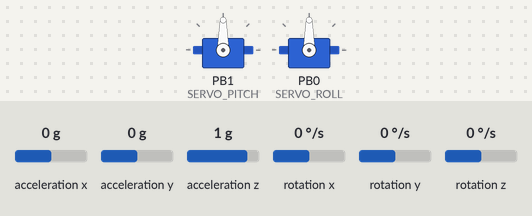
The program below on a simulated STM32 Blue Pill. Shown: 2 × servo. Inputs (shaded band) come from the test bench; at power-on: acceleration x 0 g, acceleration y 0 g, acceleration z 1 g, rotation x 0 °/s, rotation y 0 °/s, rotation z 0 °/s. What the program prints to the serial monitor is not drawn.

Above: at 4.2 s.
4.3 s: acceleration x set to -1.4 g
At 5.4 s:
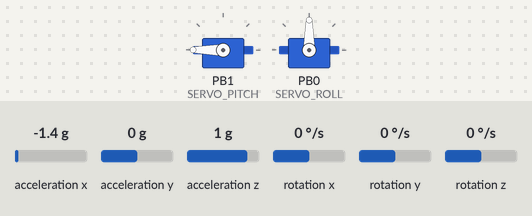
5.8 s: acceleration x set to 0.8 g
At 8.6 s:
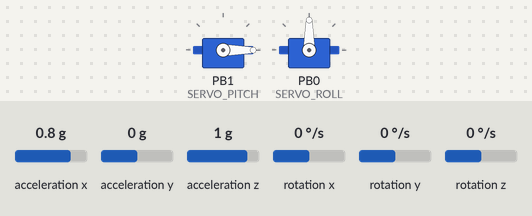
8.8 s: acceleration y set to -1.4 g
At 10.1 s:
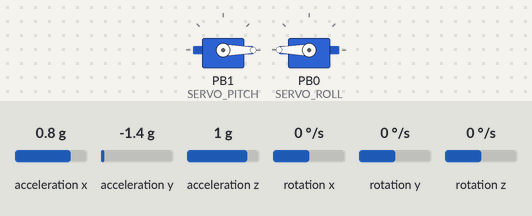
10.4 s: acceleration y set to 0.8 g
At 13.3 s:
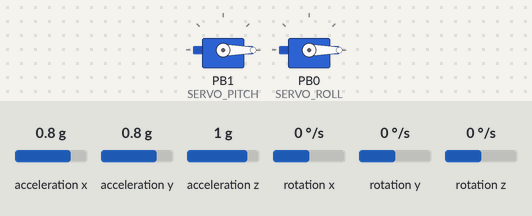
13.4 s: acceleration y set to -0.8 g
At 14.07 s:
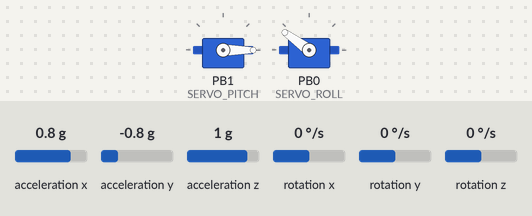
Timing chart, 0 to 16.4 s (numbered marks = the images above; inputs shaded):
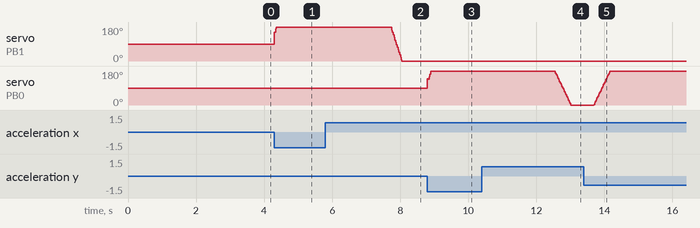

The program:

main.cpp
```cpp
#include "Arduino.h"
#include "Wire.h"
#include <MPU6050_light.h>
#include <Servo.h>
#include <AutoPID.h>

#define MSP_RC 105
#define MSP_ATTITUDE 108
#define OUTPUT_MIN -90
#define OUTPUT_MAX 90
#define PitchKP .775
#define PitchKI 14.712
#define PitchKD 2770
#define RollKP .679
#define RollKI 12.323
#define RollKD 2220
#define SERVO_ROLL PB0
#define SERVO_PITCH PB1
#define midpos 1500
//#define alpha .98758465
//#define alpha .984528833
#define alpha .1
//#define alpha .969529086

double oldpitch, oldroll, fpitch, froll, setPointPitch, setPointRoll, outputPitch, outputRoll;
int mpitch, mroll;
unsigned long long lastTempUpdate, lastsamp;
AutoPID PIDpitch(&fpitch, &setPointPitch, &outputPitch, OUTPUT_MIN, OUTPUT_MAX, PitchKP, PitchKI, PitchKD);
AutoPID PIDroll(&froll, &setPointRoll, &outputRoll, OUTPUT_MIN, OUTPUT_MAX, RollKP, RollKI, RollKD);
MPU6050 mpu(Wire);
Servo pitchservo;
Servo rollservo;
HardwareSerial fc(USART3);

int i = 0;
const int interv = 5;
unsigned long timer = 0;
unsigned long previousMillis = 0;
const long dly = 15;
int mspaux1, mspaux2;
//double alpha = 0.969529086;

void updatefeedback() {
  mpitch = int(mpu.getAngleY());
  mroll = int(mpu.getAngleX());
  fpitch = (alpha * oldpitch) + ((1 - alpha) * mpitch);
  froll = (alpha * oldroll) + ((1 - alpha) * mroll);
  oldpitch = fpitch;
  oldroll = froll;
}

void sendMSP(uint8_t cmd, uint8_t *data, uint8_t n_bytes) {
  uint8_t checksum = 0;
  fc.write((byte *) "$M<", 3);
  fc.write(n_bytes);
  checksum ^= n_bytes;
  fc.write(cmd);
  checksum ^= cmd;
  fc.write(checksum);
}

void readDataMSP() {
  int16_t aux1;
  int16_t aux2;
  byte count = 0;
  while (fc.available()) {
    count += 1;
    byte c = fc.read();
    switch (count) {
      case 14:
        aux1 = c;
        break;
      case 15:
        aux1 <<= 8;
        aux1 += c;
        aux1 = (aux1 & 0xFF00) >> 8 | (aux1 & 0x00FF) << 8; // Reverse the order of bytes
        break;
      case 16:
        aux2 += c;
        break;
      case 17:
        aux2 <<= 8;
        aux2 += c;
        aux2 = (aux2 & 0xFF00) >> 8 | (aux2 & 0x00FF) << 8; // Reverse the order of bytes
        break;
    }
  }
  if (aux1 >=1000 && aux1 <= 2000) mspaux1 = aux1;
  if (aux2 >=1000 && aux2 <= 2000) mspaux2 = aux2;
}

void setup() {
  fc.begin(115200);
  Serial.begin(57600);
  pitchservo.attach(SERVO_PITCH, 1000, 2000);
  rollservo.attach(SERVO_ROLL, 1000, 2000);
  pitchservo.writeMicroseconds(midpos);
  rollservo.writeMicroseconds(midpos);
  Serial.print(alpha);
  delay(1000);
  Wire.begin();
  byte status = mpu.begin();
  Serial.print(F("MPU6050 status: "));
  Serial.println(status);
  while (status != 0) { } // stop everything if could not connect to MPU6050
  Serial.println(F("Calculating offsets, do not move MPU6050"));
  delay(1000);
  // mpu.upsideDownMounting = true; // uncomment this line if the MPU6050 is mounted upside-down
  mpu.calcOffsets(); // gyro and accelero
  Serial.println("Done!\n");

  PIDpitch.setBangBang(0);
  PIDpitch.setTimeStep(interv);
  PIDroll.setBangBang(0);
  PIDroll.setTimeStep(interv);
}

void loop() {
  mpu.update();
  uint8_t datad = 0;
  uint8_t *data = &datad;
  unsigned long currentMillis = millis();
  if (currentMillis - previousMillis >= dly) {
    previousMillis = currentMillis;
//    sendMSP(MSP_ATTITUDE, data, 0);
    sendMSP(MSP_RC, data, 0);
    readDataMSP();
//    debugserial();
  }
  updatefeedback();
  if (mspaux1 >= 1800) setPointPitch = map(mspaux2,1000,2000,-90,90);
  else setPointPitch = 0;
  setPointRoll = 0;
  PIDpitch.run();
  PIDroll.run();
  pitchservo.writeMicroseconds(map(outputPitch, 90, -90, 1000, 2000));
  rollservo.writeMicroseconds(map(outputRoll, -90, 90, 1000, 2000));
}
```

Measured:
- after the input at 4.3 s, servo on PB1 (SERVO_PITCH): 90° → 180° at once
- after the input at 5.8 s, servo on PB1 (SERVO_PITCH): moves from 180° to 0° over 0.32 s, starting after 1.9 s
- after the input at 8.8 s, servo on PB0 (SERVO_ROLL): 90° → 180° at once
- after the input at 10.4 s, servo on PB0 (SERVO_ROLL): moves from 180° to 0° over 0.47 s, starting after 2.1 s
- after the input at 13.4 s, servo on PB0 (SERVO_ROLL): moves from 0° to 180° over 0.47 s, starting after 0.29 s
